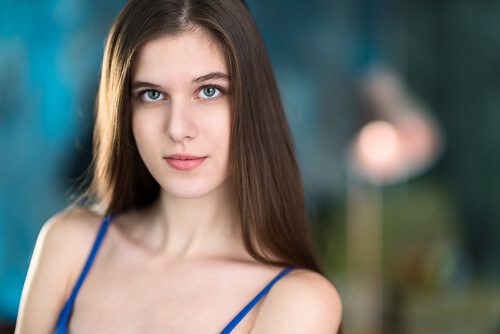
#> input picture personn.jpg, 500 x 334 px
$ jupyter execute Sketch.ipynb   (shell and % lines are left out)
#> lines starting #> are read from the running program, lines starting #| are printed output that depends on the picture
<a href="https://colab.research.google.com/github/suni21/cv_projects/blob/main/Sketch.ipynb" target="_parent"></a>

[cell 1]
import numpy as np
import cv2
import matplotlib.pyplot as plt

[cell 2]
def read_image(image_path):
    image = cv2.imread(image_path)
    return cv2.cvtColor(image, cv2.COLOR_BGR2RGB)

[cell 3]
image = cv2.imread("personn.jpg")
#> image is the input picture: shape (334, 500, 3); mean B, G, R 106.6, 111.5, 105.8
image = cv2.cvtColor(image, cv2.COLOR_BGR2RGB)
plt.imshow(image)

[cell 4]
image_gray = cv2.cvtColor(image, cv2.COLOR_RGB2GRAY)
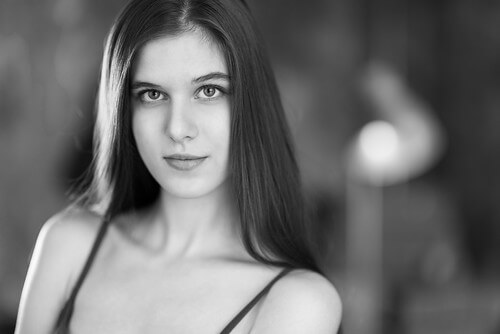
#> image_gray: shape (334, 500); min 0, max 254, mean 109.2
plt.imshow(image_gray, cmap='gray')

[cell 5]
image_gray_inv = cv2.bitwise_not(image_gray)
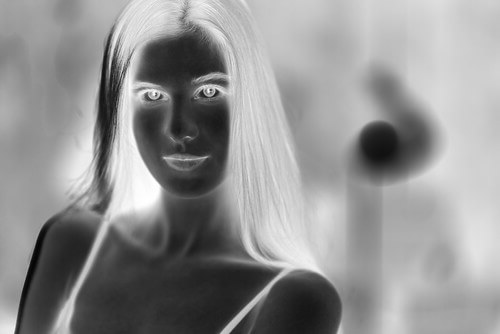
#> image_gray_inv: shape (334, 500); min 1, max 255, mean 145.8
plt.imshow(image_gray_inv, cmap='gray')

[cell 6]
image_gray_inv_blur = cv2.blur(image_gray_inv, (400, 400))
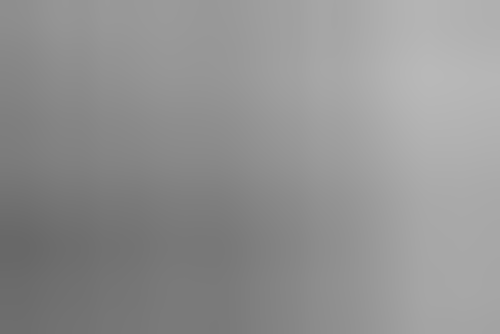
#> image_gray_inv_blur: shape (334, 500); min 104, max 184, mean 145.7
plt.imshow(image_gray_inv_blur, cmap='gray')

[cell 7]
image_gray_inv_blur_divide = cv2.divide(image_gray_inv_blur, image_gray_inv, scale=256)
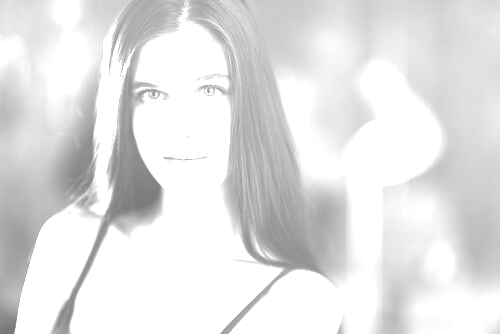
#> image_gray_inv_blur_divide: shape (334, 500); min 115, max 255, mean 226.5
plt.imshow(image_gray_inv_blur_divide, cmap='gray')

$ run again, with aroura.jpg copied over personn.jpg
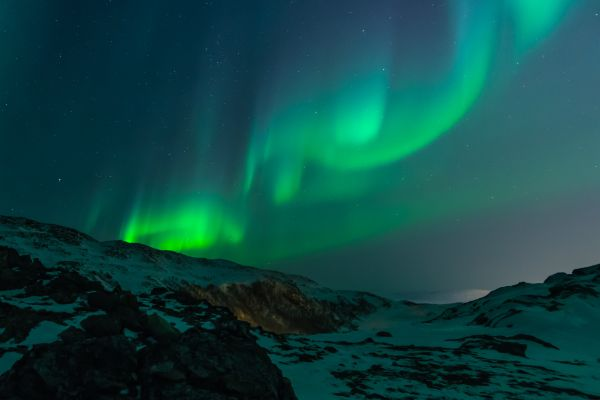
#> input picture aroura.jpg, 600 x 400 px
#> image is the input picture: shape (400, 600, 3); mean B, G, R 69.3, 72, 15.4
#> `image_gray_inv_blur = cv2.blur(image_gray_inv, (400, 400))`:
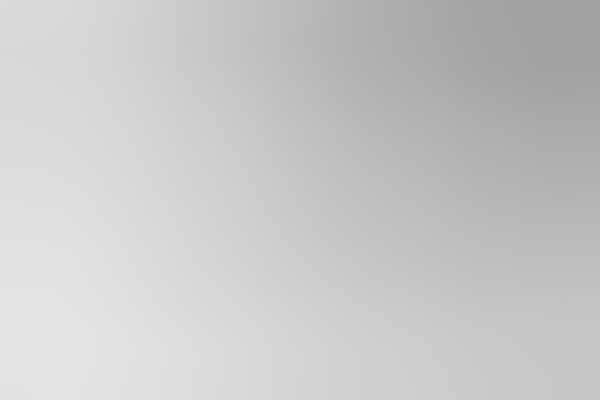
#> image_gray_inv_blur: shape (400, 600); min 162, max 228, mean 200.2
#> `image_gray_inv_blur_divide = cv2.divide(image_gray_inv_blur, image_gra..`:
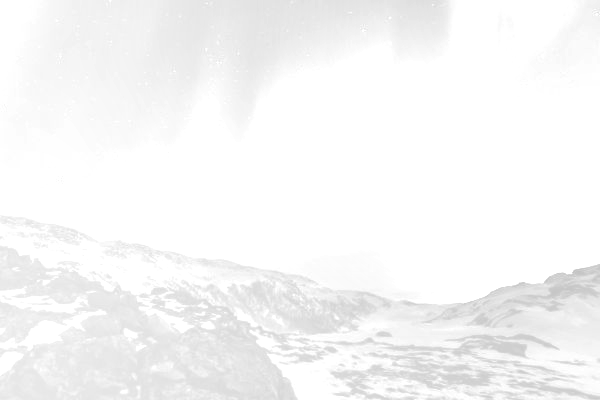
#> image_gray_inv_blur_divide: shape (400, 600); min 194, max 255, mean 246.4
